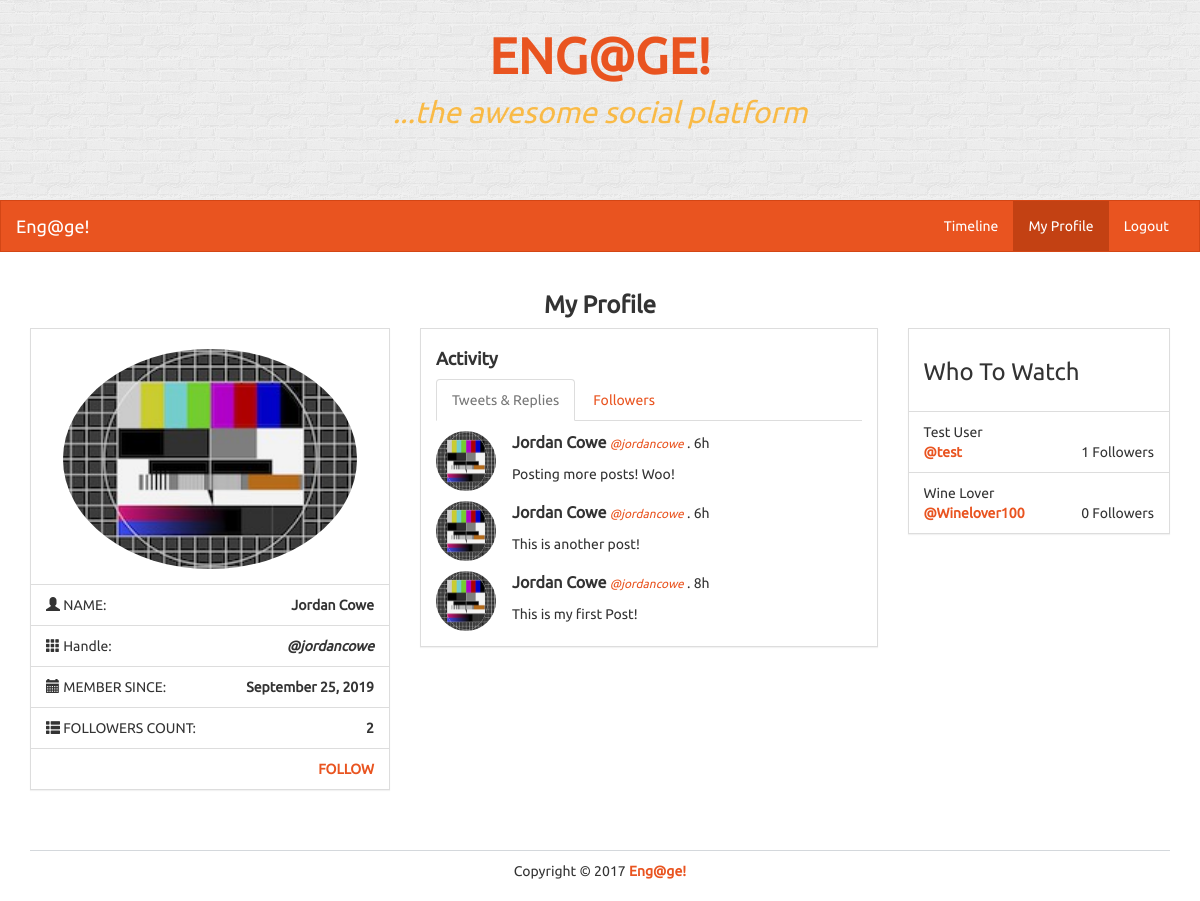
Screenshot of /profile/jordancowe with the database file from the repository.
### models.py (models this page shows)
class User(UserMixin, db.Model):
    id = db.Column(db.Integer, primary_key=True)
    name = db.Column(db.String(100))
    username = db.Column(db.String(30))
    image = db.Column(db.String(100))
    password = db.Column(db.String(50))
    join_date = db.Column(db.DateTime)
    posts = db.relationship('Post', backref='user', lazy='dynamic')
    following = db.relationship('User', secondary=followers,
                                primaryjoin=(followers.c.follower_id == id),
                                secondaryjoin=(followers.c.followee_id == id),
                                backref=db.backref('followers', lazy='dynamic'), lazy='dynamic')
    followed_by = db.relationship('User', secondary=followers,
                                primaryjoin=(followers.c.followee_id == id),
                                secondaryjoin=(followers.c.follower_id == id),
                                backref=db.backref('followees', lazy='dynamic'), lazy='dynamic')

class Post(db.Model):
    id = db.Column(db.Integer, primary_key=True)
    user_id = db.Column(db.Integer, db.ForeignKey('user.id'))
    text = db.Column(db.String(140))
    date_created = db.Column(db.DateTime)

### views.py (the view)
@app.route('/profile', defaults={'username' : None})
@app.route('/profile/<username>')
def profile(username):
    if username:
        user = User.query.filter_by(username=username).first()
        if not user:
            abort(404)
    else:
        user = current_user
    posts = Post.query.filter_by(user=user).order_by(Post.date_created.desc()).all()
    current_time = datetime.now()
    followed_by = user.followed_by.all()
    display_follow = True
    if current_user == user:
        display_follow = False
    elif current_user in followed_by:
        display_follow = False
    who_to_watch = User.query.filter(User.id != user.id).order_by(db.func.random()).limit(4).all()
    return render_template('profile.html', who_to_watch=who_to_watch, user=user, posts=posts, current_time=current_time, followed_by=followed_by, display_follow=display_follow)

### app.py (called while the page is built)
@app.template_filter('time_since')
def time_since(delta):
    seconds = delta.total_seconds()
    days, seconds = divmod(seconds, 86400)
    hours, seconds = divmod(seconds, 3600)
    minutes, seconds = divmod(seconds, 60)
    if days > 0:
        return '%dd' % (days)
    elif hours > 0:
        return '%dh' % (hours)
    elif minutes > 0:
        return '%dm' % (minutes)
    else:
        return 'Just Now'

### templates/profile.html (shortened to what this page needs)
<!DOCTYPE html>
<html lang="en">
	<head>
		<link rel="stylesheet" href="{{url_for('static', filename='bs/css/united.min.css')}}">
		<link rel="stylesheet" href="{{url_for('static', filename='css/styles.css')}}">
	</head>
	<body>
		<div class="container-fluid">
			<div class="row" id="banner">
				<div class="title col-lg-12">
					<p class="title">
						<a href="./">ENG@GE!</a>
					</p>
					<p class="subtitle">...the awesome social platform</p>
				</div>
			</div>
		</div>
		<nav class="navbar navbar-default" role="navigation">
			<div class="container-fluid">
				<div class="navbar-header">
					<a class="navbar-brand" href="./">Eng@ge!</a>
				</div>
				<div class="collapse navbar-collapse navbar-ex1-collapse">
					<ul class="nav navbar-nav navbar-right">
						<li><a href="{{url_for('timeline')}}">Timeline</a></li>
						<li class="active"><a href="{{url_for('profile')}}">My Profile</a></li>
						<li class=""><a href="{{url_for('logout')}}">Logout</a></li>
					</ul>
				</div>
			</div>
		</nav>
		<div class="container">
			<div class="row">
				<div class="col-lg-12">
					<h3 class="text-center bold">My Profile</h3>
				</div>
				<div class="col-lg-4">
					<div class="panel panel-default">
						<div class="panel-body">
							<div class="row pad">
								<div class="col-lg-12">
									<img src="{{user.image}}" class="img-responsive img-circle center-block" alt="Image" style="height: 220px;" />
								</div>
							</div>
						</div>
						<ul class="list-group">
							<li class="list-group-item">
								<i class="glyphicon glyphicon-user"></i> NAME:
								<strong class="pull-right">{{user.name}}</strong>
							</li>
							<li class="list-group-item">
								<i class="glyphicon glyphicon-th"></i> Handle:
								<strong class="pull-right"><em>@{{user.username}}</em></strong>
							</li>
							<li class="list-group-item">
								<i class="glyphicon glyphicon-calendar"></i> MEMBER SINCE:
								<strong class="pull-right">{{user.join_date.strftime('%B %d, %Y')}}</strong>
							</li>
							<li class="list-group-item">
								<i class="glyphicon glyphicon-th-list"></i> FOLLOWERS COUNT:
								<strong class="pull-right">{{ followed_by|length }}</strong>
							</li>
							{% if display_follow %}
							<li class="list-group-item">
								<strong class="pull-right"><a href="{{ url_for('follow', username=user.username)}}">FOLLOW</a></strong><br/>
							</li>
							{% endif %}
						</ul>
					</div>
				</div>
				<div class="col-lg-5">
					<div class="panel panel-default">
						<div class="panel-body">
							<h4><strong>Activity</strong></h4>
							<div role="tabpanel">
								<ul class="nav nav-tabs" role="tablist">
									<li role="presentation" class="active">
										<a href="#tweets" aria-controls="tweets" role="tab" data-toggle="tab">Tweets &amp; Replies</a>
									</li>
									<li role="presentation">
										<a href="#followings" aria-controls="followings" role="tab" data-toggle="tab">Followers</a>
									</li>
								</ul>
								<div class="tab-content">
									<div role="tabpanel" class="tab-pane active" id="tweets">
										{% for post in posts %}
										<div class="row">
											<div class="col-lg-12">
												<div class="row pad">
													<div class="col-lg-2">
														<img src="{{post.user.image}}" class="img-circle" style="width: 60px; height: 60px;" />
													</div>
													<div class="col-lg-10">
														<div>
															<strong class="mid">{{post.user.name}}</strong>
															<small><em><a href="{{url_for('profile', username=post.user.username)}}">@{{ post.user.username }}</a></em></small> .
															{{ (current_time - post.date_created)|time_since}}
														</div>
														<div class="pad">
															{{post.text}}
														</div>
													</div>
												</div>
											</div>
										</div>
										{% endfor %}
									</div>
								</div>
							</div>
						</div>
					</div>
				</div>
				<div class="col-lg-3">
					<div class="panel panel-default">
						<div class="panel-body">
							<h3>Who To Watch</h3>
						</div>
						<ul class="list-group">
							{% for user in who_to_watch %}
							<li class="list-group-item">
								{{user.name}}
								<div>
									<strong><a href="{{url_for('profile', username=user.username)}}">@{{ user.username }}</a></strong>
									<span class="pull-right">
										{{user.followed_by.all()|length}} Followers
									</span>
								</div>
							</li>
							{% endfor %}
						</ul>
					</div>
				</div>
			</div>
			<footer>
				<div class="row pad">
					<div class="col-lg-12 text-center">
						Copyright &copy; 2017 <strong> <a href="./">Eng@ge!</a></strong>
					</div>
				</div>
			</footer>
		</div>
	</body>
</html>

### static/css/styles.css (style rules this page uses)
body { font-family: Ubuntu, verdana, georgia, serif, sans-serif; }
a, a:hover, a:active, a:focus, a:visited { text-decoration: none; }
.bold { font-weight: bolder !important; }
div.panel, .btn, .navbar { border-radius: 0; }
footer { margin-top: 40px; margin-bottom: 20px; }
.pad { margin-top: 10px !important; }
div.panel-body { padding-top: 10px; }
.mid { font-size: 16px; }
body > nav { border-radius: 0 !important; }
footer { border-top: 1px solid rgba(44, 62, 80, .2); }
#banner { height: 200px; background-color: #EDEDED; background: url('./img/brick-wall.png'); text-align: center; padding: 10px; padding-top: 20px; }
#banner > div.title > p.title { font-size: 50px; font-weight: bold; margin-bottom: 0; color: rgba(255, 165, 0, .9); }
#banner > div.title > p.subtitle { font-size: 30px; font-weight: 400; font-style: italic; color: rgba(255, 165, 0, .7) }

### rows the page displays
User: image (picture), name "Jordan Cowe", username "jordancowe", join_date "September 25, 2019"
Post: user.image (picture), user.name "Jordan Cowe", user.username "jordancowe", (current_time-post.date_created)|time_since "6h", text "Posting more posts! Woo!"
Post: user.image (picture), user.name "Jordan Cowe", user.username "jordancowe", (current_time-post.date_created)|time_since "6h", text "This is another post!"
Post: user.image (picture), user.name "Jordan Cowe", user.username "jordancowe", (current_time-post.date_created)|time_since "8h", text "This is my first Post!"
User: name "Test User", username "test", followed_by.all|length "1"
User: name "Wine Lover", username "Winelover100", followed_by.all|length "0"

### other values shown
{{ followed_by|length }} "2"
